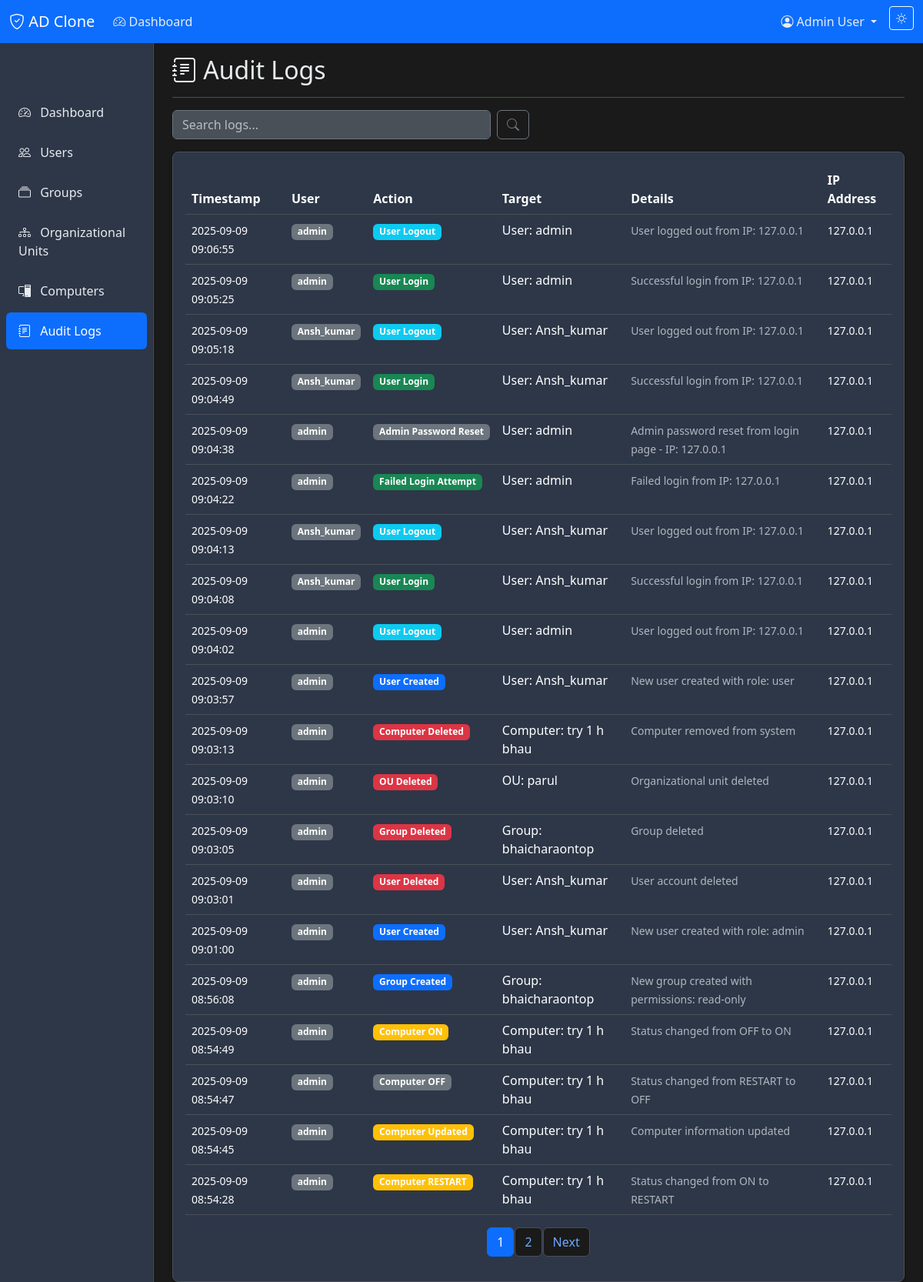
The app's page /logs (signed in) with its own data.
### models.py (models this page shows, shortened)
class User(UserMixin, db.Model):
    id = db.Column(db.Integer, primary_key=True)
    username = db.Column(db.String(80), unique=True, nullable=False, index=True)
    email = db.Column(db.String(120), unique=True, nullable=False, index=True)
    password_hash = db.Column(db.String(255), nullable=False)
    first_name = db.Column(db.String(50), nullable=False)
    last_name = db.Column(db.String(50), nullable=False)
    role = db.Column(db.String(20), nullable=False, default='User')  # Admin or User
    is_active = db.Column(db.Boolean, default=True, nullable=False)
    failed_attempts = db.Column(db.Integer, default=0, nullable=False)
    locked_until = db.Column(db.DateTime, nullable=True)
    created_at = db.Column(db.DateTime, default=lambda: datetime.now(timezone.utc), nullable=False)
    last_login = db.Column(db.DateTime, nullable=True)
    groups = db.relationship('Group', secondary=user_groups, lazy='subquery',
                           backref=db.backref('members', lazy=True))
    audit_logs = db.relationship('AuditLog', backref='user', lazy=True)

class AuditLog(db.Model):
    id = db.Column(db.Integer, primary_key=True)
    user_id = db.Column(db.Integer, db.ForeignKey('user.id'), nullable=False)
    action = db.Column(db.String(100), nullable=False)
    target = db.Column(db.String(200), nullable=False)
    details = db.Column(db.Text, nullable=True)
    timestamp = db.Column(db.DateTime, default=datetime.utcnow, nullable=False, index=True)
    ip_address = db.Column(db.String(15), nullable=True)

### app.py (the view)
@app.route('/logs')
@login_required_with_message
def audit_logs():
    page = request.args.get('page', 1, type=int)
    search = request.args.get('search', '', type=str)
    query = AuditLog.query
    if search:
        query = query.filter(
            (AuditLog.action.contains(search)) |
            (AuditLog.target.contains(search)) |
            (AuditLog.details.contains(search))
        )
    logs_pagination = query.order_by(AuditLog.timestamp.desc()).paginate(
        page=page, per_page=app.config['ITEMS_PER_PAGE'], error_out=False
    )
    return render_template('logs.html', title='Audit Logs',
                         logs=logs_pagination.items, pagination=logs_pagination, search=search)

### app.py (called while the page is built)
def create_app(config_name=None):
    app = Flask(__name__)
    config_name = config_name or os.environ.get('FLASK_CONFIG', 'default')
    app.config.from_object(config[config_name])
    db.init_app(app)
    login_manager = LoginManager()
    login_manager.init_app(app)
    login_manager.login_view = 'login'
    login_manager.login_message = 'Please log in to access this page.'
    login_manager.login_message_category = 'warning'
    @login_manager.user_loader
    def load_user(user_id):
        return User.query.get(int(user_id))
    return app

### auth.py (called while the page is built)
def login_required_with_message(f):
    @wraps(f)
    def decorated_function(*args, **kwargs):
        if not current_user.is_authenticated:
            flash('Please log in to access this page.', 'warning')
            return redirect(url_for('login', next=request.url))
        if not current_user.is_active:
            flash('Your account has been deactivated. Please contact an administrator.', 'error')
            return redirect(url_for('login'))
        return f(*args, **kwargs)
    return decorated_function

### templates/logs.html (shortened to what this page needs)
{% extends "base.html" %}
{% block content %}
<div class="d-flex justify-content-between flex-wrap flex-md-nowrap align-items-center pt-3 pb-2 mb-3 border-bottom">
    <h1 class="h2"><i class="bi bi-journal-text"></i> Audit Logs</h1>
</div>
<div class="row mb-3">
    <div class="col-md-6">
        <form method="GET" class="d-flex">
            <input type="text" name="search" class="form-control" placeholder="Search logs..."
                   value="{{ search }}" onchange="this.form.submit()">
            <button type="submit" class="btn btn-outline-secondary ms-2">
                <i class="bi bi-search"></i>
            </button>
        </form>
    </div>
</div>
<div class="card">
    <div class="card-body">
        {% if logs %}
        <div class="table-responsive">
            <table class="table table-hover">
                <thead>
                    <tr>
                        <th>Timestamp</th>
                        <th>User</th>
                        <th>Action</th>
                        <th>Target</th>
                        <th>Details</th>
                        <th>IP Address</th>
                    </tr>
                </thead>
                <tbody>
                    {% for log in logs %}
                    <tr>
                        <td>
                            <small>{{ log.timestamp.strftime('%Y-%m-%d %H:%M:%S') }}</small>
                        </td>
                        <td>
                            <span class="badge bg-secondary">{{ log.user.username }}</span>
                        </td>
                        <td>
                            <span class="badge
                                {% if 'Login' in log.action %}bg-success
                                {% elif 'Logout' in log.action %}bg-info
                                {% elif 'Created' in log.action %}bg-primary
                                {% elif 'Updated' in log.action %}bg-warning
                                {% elif 'Deleted' in log.action %}bg-danger
                                {% elif 'ON' in log.action or 'RESTART' in log.action %}bg-warning
                                {% elif 'Failed' in log.action %}bg-danger
                                {% else %}bg-secondary{% endif %}">
                                {{ log.action }}
                            </span>
                        </td>
                        <td>{{ log.target }}</td>
                        <td>
                            <small class="text-muted">{{ log.details }}</small>
                        </td>
                        <td>
                            <small>{{ log.ip_address or '-' }}</small>
                        </td>
                    </tr>
                    {% endfor %}
                </tbody>
            </table>
        </div>
        {% if pagination.pages > 1 %}
        <nav aria-label="Logs pagination">
            <ul class="pagination justify-content-center">
                {% for page_num in pagination.iter_pages() %}
                    {% if page_num %}
                        {% if page_num != pagination.page %}
                            <li class="page-item">
                                <a class="page-link" href="{{ url_for('audit_logs', page=page_num, search=search) }}">{{ page_num }}</a>
                            </li>
                        {% else %}
                            <li class="page-item active">
                                <span class="page-link">{{ page_num }}</span>
                            </li>
                        {% endif %}
                    {% else %}
                        <li class="page-item disabled">
                            <span class="page-link">...</span>
                        </li>
                    {% endif %}
                {% endfor %}
                {% if pagination.has_next %}
                    <li class="page-item">
                        <a class="page-link" href="{{ url_for('audit_logs', page=pagination.next_num, search=search) }}">Next</a>
                    </li>
                {% endif %}
            </ul>
        </nav>
        {% endif %}
        {% else %}
        <p class="text-muted text-center">No audit logs found.</p>
        {% endif %}
    </div>
</div>
{% endblock %}

### templates/base.html (shortened to what this page needs)
<!DOCTYPE html>
<html lang="en" data-bs-theme="dark">
<head>
    <link href="https://cdn.jsdelivr.net/npm/bootstrap@5.3.2/dist/css/bootstrap.min.css" rel="stylesheet">
    <link href="https://cdn.jsdelivr.net/npm/bootstrap-icons@1.11.1/font/bootstrap-icons.css" rel="stylesheet">
    <link href="{{ url_for('static', filename='css/custom.css') }}" rel="stylesheet">
</head>
<body>
    {% if current_user.is_authenticated %}
    <nav class="navbar navbar-expand-lg navbar-dark bg-primary">
        <div class="container-fluid">
            <a class="navbar-brand" href="{{ url_for('dashboard') }}">
                <i class="bi bi-shield-check"></i> AD Clone
            </a>
            <div class="collapse navbar-collapse" id="navbarNav">
                <ul class="navbar-nav me-auto">
                    <li class="nav-item">
                        <a class="nav-link" href="{{ url_for('dashboard') }}">
                            <i class="bi bi-speedometer2"></i> Dashboard
                        </a>
                    </li>
                </ul>
                <ul class="navbar-nav">
                    <li class="nav-item dropdown">
                        <a class="nav-link dropdown-toggle" href="#" role="button" data-bs-toggle="dropdown">
                            <i class="bi bi-person-circle"></i> {{ current_user.first_name }} {{ current_user.last_name }}
                        </a>
                    </li>
                    <li class="nav-item">
                        <button class="btn btn-outline-light btn-sm ms-2" onclick="toggleTheme()" id="themeToggle">
                        </button>
                    </li>
                </ul>
            </div>
        </div>
    </nav>
    {% endif %}
    <div class="container-fluid">
        <div class="row">
            {% if current_user.is_authenticated %}
            <nav class="col-md-2 d-md-block bg-body-secondary sidebar collapse">
                <div class="position-sticky pt-3">
                    <ul class="nav flex-column">
                        <li class="nav-item">
                            <a class="nav-link {% if request.endpoint == 'dashboard' %}active{% endif %}"
                               href="{{ url_for('dashboard') }}">
                                <i class="bi bi-speedometer2"></i> Dashboard
                            </a>
                        </li>
                        <li class="nav-item">
                            <a class="nav-link {% if request.endpoint in ['users', 'add_user', 'edit_user'] %}active{% endif %}"
                               href="{{ url_for('users') }}">
                                <i class="bi bi-people"></i> Users
                            </a>
                        </li>
                        <li class="nav-item">
                            <a class="nav-link {% if request.endpoint in ['groups', 'add_group', 'edit_group'] %}active{% endif %}"
                               href="{{ url_for('groups') }}">
                                <i class="bi bi-collection"></i> Groups
                            </a>
                        </li>
                        <li class="nav-item">
                            <a class="nav-link {% if request.endpoint in ['organizational_units', 'add_ou'] %}active{% endif %}"
                               href="{{ url_for('organizational_units') }}">
                                <i class="bi bi-diagram-3"></i> Organizational Units
                            </a>
                        </li>
                        <li class="nav-item">
                            <a class="nav-link {% if request.endpoint in ['computers', 'add_computer', 'edit_computer'] %}active{% endif %}"
                               href="{{ url_for('computers') }}">
                                <i class="bi bi-pc-display"></i> Computers
                            </a>
                        </li>
                        <li class="nav-item">
                            <a class="nav-link {% if request.endpoint == 'audit_logs' %}active{% endif %}"
                               href="{{ url_for('audit_logs') }}">
                                <i class="bi bi-journal-text"></i> Audit Logs
                            </a>
                        </li>
                    </ul>
                </div>
            </nav>
            {% endif %}
            <main class="{% if current_user.is_authenticated %}col-md-9 ms-sm-auto col-lg-10 px-md-4{% else %}col-12{% endif %}">
                {% block content %}{% endblock %}
            </main>
        </div>
    </div>
</body>
</html>

### static/css/custom.css (style rules this page uses)
[data-bs-theme="dark"] { --bs-body-bg: #1a1a1a; --bs-body-color: #e9ecef; --bs-border-color: #495057; }
[data-bs-theme="dark"] .sidebar { background-color: #2d3748 !important; border-right: 1px solid #495057; }
[data-bs-theme="dark"] .nav-link { color: #e9ecef; }
[data-bs-theme="dark"] .nav-link.active { color: #ffffff; background-color: #0d6efd; }
[data-bs-theme="dark"] .card { background-color: #2d3748; border-color: #495057; }
[data-bs-theme="dark"] .table { --bs-table-bg: transparent; --bs-table-striped-bg: #495057; --bs-table-hover-bg: #495057; }
[data-bs-theme="dark"] .form-control, [data-bs-theme="dark"] .form-select { background-color: #495057; border-color: #6c757d; color: #e9ecef; }
.sidebar { position: fixed; top: 56px; bottom: 0; left: 0; z-index: 100; padding: 48px 0 0; box-shadow: inset -1px 0 0 rgba(0, 0, 0, 0.1); }
.sidebar .nav-link { font-weight: 500; color: inherit; padding: 0.75rem 1rem; border-radius: 0.375rem; margin: 0.125rem 0.5rem; }
.sidebar .nav-link .bi { margin-right: 0.5rem; }
main { margin-top: 48px; }
.badge { font-size: 0.75em; }
#themeToggle { transition: all 0.3s ease; }
.card { border-radius: 0.5rem; box-shadow: 0 0.125rem 0.25rem rgba(0, 0, 0, 0.075); }
[data-bs-theme="dark"] .card { box-shadow: 0 0.125rem 0.25rem rgba(0, 0, 0, 0.3); }
.form-control, .form-select { border-radius: 0.375rem; }
.pagination .page-link { border-radius: 0.375rem; margin: 0 0.125rem; }

### records on screen
User: first_name "Admin", last_name "User"
AuditLog: timestamp "2025-09-09 09:06:55", user.username "admin", action "User Logout", target "User: admin", details "User logged out from IP: 127.0.0.1", ip_address "127.0.0.1"
AuditLog: timestamp "2025-09-09 09:05:25", user.username "admin", action "User Login", target "User: admin", details "Successful login from IP: 127.0.0.1", ip_address "127.0.0.1"
AuditLog: timestamp "2025-09-09 09:05:18", user.username "Ansh_kumar", action "User Logout", target "User: Ansh_kumar", details "User logged out from IP: 127.0.0.1", ip_address "127.0.0.1"
AuditLog: timestamp "2025-09-09 09:04:49", user.username "Ansh_kumar", action "User Login", target "User: Ansh_kumar", details "Successful login from IP: 127.0.0.1", ip_address "127.0.0.1"
AuditLog: timestamp "2025-09-09 09:04:38", user.username "admin", action "Admin Password Reset", target "User: admin", details "Admin password reset from login page - IP: 127.0.0.1", ip_address "127.0.0.1"
AuditLog: timestamp "2025-09-09 09:04:22", user.username "admin", action "Failed Login Attempt", target "User: admin", details "Failed login from IP: 127.0.0.1", ip_address "127.0.0.1"
AuditLog: timestamp "2025-09-09 09:04:13", user.username "Ansh_kumar", action "User Logout", target "User: Ansh_kumar", details "User logged out from IP: 127.0.0.1", ip_address "127.0.0.1"
AuditLog: timestamp "2025-09-09 09:04:08", user.username "Ansh_kumar", action "User Login", target "User: Ansh_kumar", details "Successful login from IP: 127.0.0.1", ip_address "127.0.0.1"
AuditLog: timestamp "2025-09-09 09:04:02", user.username "admin", action "User Logout", target "User: admin", details "User logged out from IP: 127.0.0.1", ip_address "127.0.0.1"
AuditLog: timestamp "2025-09-09 09:03:57", user.username "admin", action "User Created", target "User: Ansh_kumar", details "New user created with role: user", ip_address "127.0.0.1"
AuditLog: timestamp "2025-09-09 09:03:13", user.username "admin", action "Computer Deleted", target "Computer: try 1 h bhau", details "Computer removed from system", ip_address "127.0.0.1"
AuditLog: timestamp "2025-09-09 09:03:10", user.username "admin", action "OU Deleted", target "OU: parul", details "Organizational unit deleted", ip_address "127.0.0.1"
AuditLog: timestamp "2025-09-09 09:03:05", user.username "admin", action "Group Deleted", target "Group: bhaicharaontop", details "Group deleted", ip_address "127.0.0.1"
AuditLog: timestamp "2025-09-09 09:03:01", user.username "admin", action "User Deleted", target "User: Ansh_kumar", details "User account deleted", ip_address "127.0.0.1"
AuditLog: timestamp "2025-09-09 09:01:00", user.username "admin", action "User Created", target "User: Ansh_kumar", details "New user created with role: admin", ip_address "127.0.0.1"
AuditLog: timestamp "2025-09-09 08:56:08", user.username "admin", action "Group Created", target "Group: bhaicharaontop", details "New group created with permissions: read-only", ip_address "127.0.0.1"
AuditLog: timestamp "2025-09-09 08:54:49", user.username "admin", action "Computer ON", target "Computer: try 1 h bhau", details "Status changed from OFF to ON", ip_address "127.0.0.1"
AuditLog: timestamp "2025-09-09 08:54:47", user.username "admin", action "Computer OFF", target "Computer: try 1 h bhau", details "Status changed from RESTART to OFF", ip_address "127.0.0.1"
AuditLog: timestamp "2025-09-09 08:54:45", user.username "admin", action "Computer Updated", target "Computer: try 1 h bhau", details "Computer information updated", ip_address "127.0.0.1"
AuditLog: timestamp "2025-09-09 08:54:28", user.username "admin", action "Computer RESTART", target "Computer: try 1 h bhau", details "Status changed from ON to RESTART", ip_address "127.0.0.1"

### other values on screen
{{ page_num }} "1"
{{ page_num }} "2"
